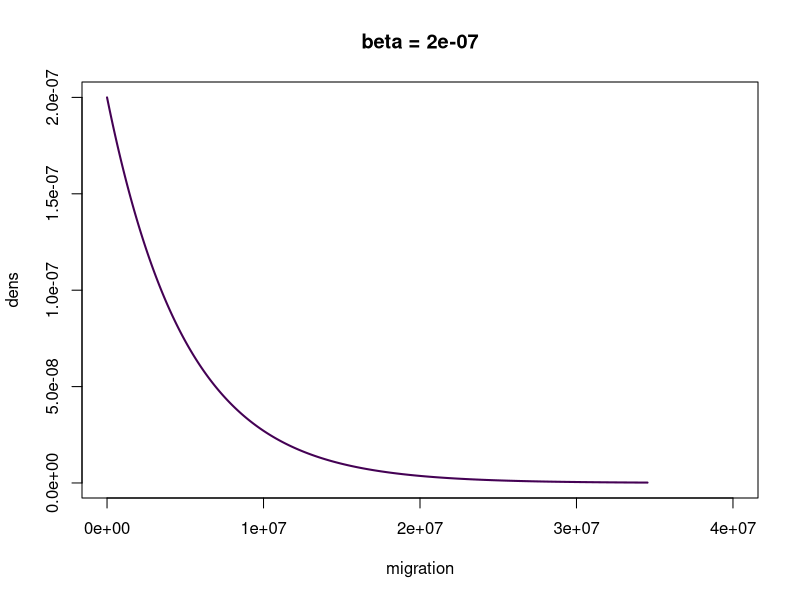

This figure's R source:
# Assuming that
u = 2.42*10^-9 #

# G-PhoCS estimates m, given by:
# m = M/u

# So, given m equals:
m = 20

# To estimate M: 
M = m*u
M # (proportion of ind. in pop. 1 that arose from migration from pop. 2 per generation)

# m for different M
M = 1/100
M = 1/1000
M = 1/1000000
m = M/u
m # from 413 to 4.13M

m = 5000000
M = m*u
M

# For migration, implement gamma parameters as:
shape = c(1)
rate = c(0.0000002)
mean = shape/rate
mean

scale = 1/rate
scale

variance = shape/rate*rate
variance
# Plot:

library(viridis)
par(mfrow = c(length(rate), 1)) # number of plot rows = number of rate values
for (j in 1:length(rate)) {
  for (i in 1:length(shape)) { # shapes go together, so in inside loop
    x.max = qgamma(0.999, shape=shape[i], rate=rate[j])
    x = seq(from=0, to=x.max, by=x.max/1000)
    dens = dgamma(x, shape=shape[i], rate=rate[j])
    palette = viridis(n = length(shape))
    plot(x, dens, type='l', xlim = c(0.0,40000000), col=palette[i], lwd = 2, xlab = "migration")
    title(paste("beta =", rate[j])) # titles for each plot
    legend(x = 10, y = 10 - 1*i, paste("alpha =", shape[i]), text.col=palette[i], bg = "transparent", bty = "n") # settings and position of legend
    par(new = T) # plot in same graph
  }
  par(new = F) # to stop plotting on top
}
par(new = F) # to stop plotting on top
